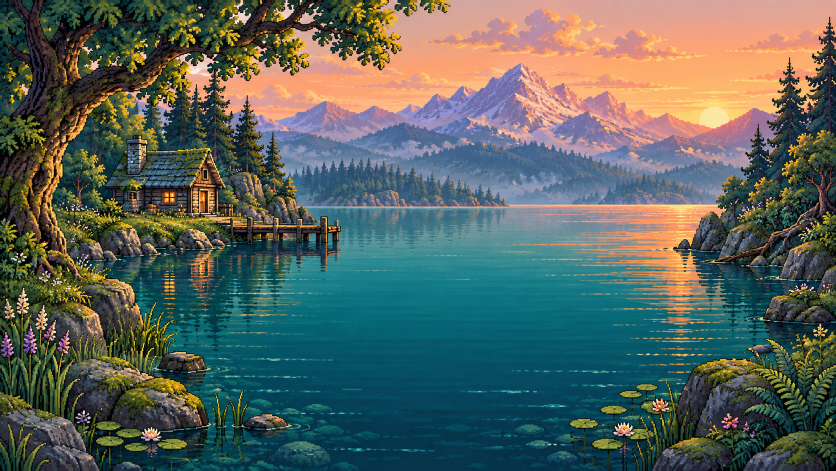
#> input picture assets/source/enseada-original.png, 1672 x 941 px (shown at 1/2 size)
$ python prepare_art.py
#> lines starting #> are read from the running program, lines starting #| are printed output that depends on the picture; after the words box and inside, x2 and y2 are one past the last pixel; in counts of white or black regions, pixels touching at a corner belong together
"""Offline production step: downsample master, palette-limit, extract foreground.

The shipped game only needs PySide6 and the final PNGs; Pillow is a build tool.
"""
from pathlib import Path
from PIL import Image

root=Path(__file__).resolve().parents[1]
source=Image.open(root/'assets'/'source'/'enseada-original.png').convert('RGB')
#> source is the input picture: PIL image 1672x941 RGB; mean R, G, B 87.9, 99.6, 92.7
scene=source.resize((256,144),Image.Resampling.BOX)
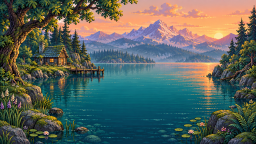
#> scene: PIL image 256x144 RGB; mean R, G, B 88, 99.7, 92.8
scene=scene.quantize(colors=80,method=Image.Quantize.MEDIANCUT,dither=Image.Dither.NONE).convert('RGBA')
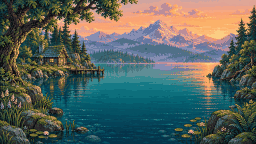
#> scene: PIL image 256x144 RGBA; mean R, G, B, A 87.1, 99.7, 93.8, 255
scene.save(root/'assets'/'enseada.png')
# Bank silhouettes in front of the water. Same pixels and palette as the plate.
foreground=Image.new('RGBA',scene.size)
#> foreground: PIL image 256x144 RGBA; every value is 0
for y in range(108,144):
    for x in range(256):
        left=24+(y-108)//2
        right=240-(y-108)//2
        if x<left or x>right:
            foreground.putpixel((x,y),scene.getpixel((x,y)))
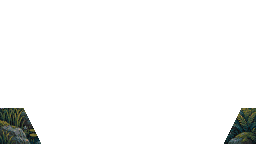
#> foreground: PIL image 256x144 RGBA; mean R, G, B, A 2.9, 3.5, 2.8, 13.9; transparent parts drawn white
foreground.save(root/'assets'/'margem.png')

for name,size,colors in (('barco',(84,28),32),('pescador',(32,44),40)):
    master=Image.open(root/'assets'/'source'/(name+'-original.png')).convert('RGBA')
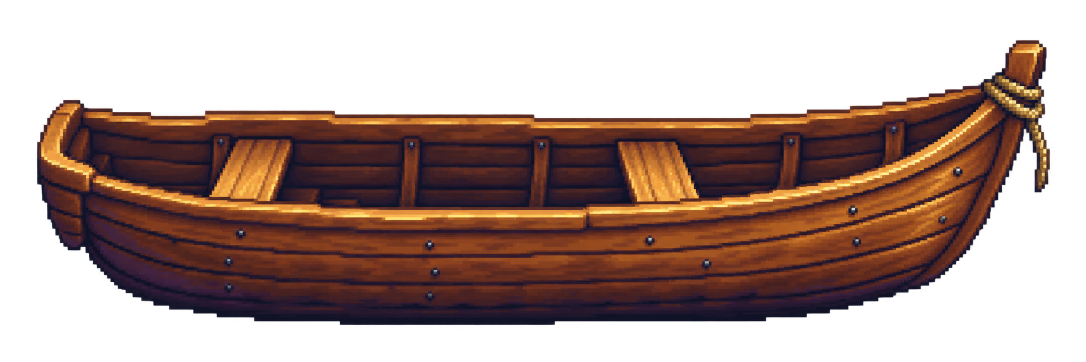
#> input picture assets/source/barco-original.png, 2172 x 724 px (shown at 1/2 size)
#> master is the input picture: PIL image 2172x724 RGBA; mean R, G, B, A 48.8, 26.6, 19.5, 124
    alpha=master.getchannel('A').point(lambda a:255 if a>=100 else 0)
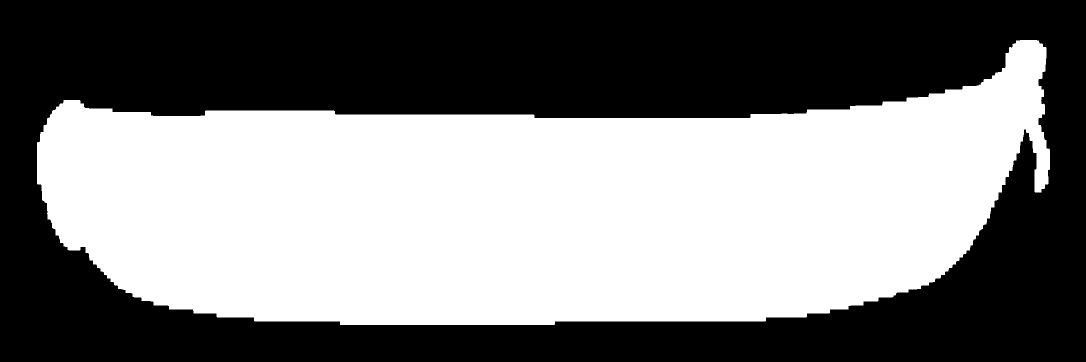
#> alpha: PIL image 2172x724 L (shown at 1/2 size); 49.2% white; 1 white region, box (x1, y1, x2, y2) and area: (74, 80, 2100, 650) 773203
    bounds=alpha.getbbox()
#> bounds = (74, 80, 2100, 650)
    master=master.crop(bounds).resize(size,Image.Resampling.BOX)
#> master: PIL image 84x28 RGBA
    alpha=master.getchannel('A').point(lambda a:255 if a>=100 else 0)
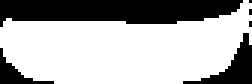
#> alpha: PIL image 84x28 L (shown 3 times larger); 67.8% white; 6 black regions (3 under 20 px), largest, box (x1, y1, x2, y2) and area: (0, 0, 81, 9) 555, (61, 11, 84, 28) 131, (0, 16, 18, 28) 66
    rgb=master.convert('RGB').quantize(colors=colors,method=Image.Quantize.MEDIANCUT,
                                     dither=Image.Dither.NONE).convert('RGBA')
    rgb.putalpha(alpha)
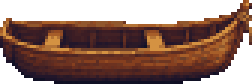
#> rgb: PIL image 84x28 RGBA (shown 3 times larger); mean R, G, B, A 67.8, 36.9, 27.6, 172.9; transparent parts drawn white
#> (the run stopped early here; a loop or call above may not have finished)
